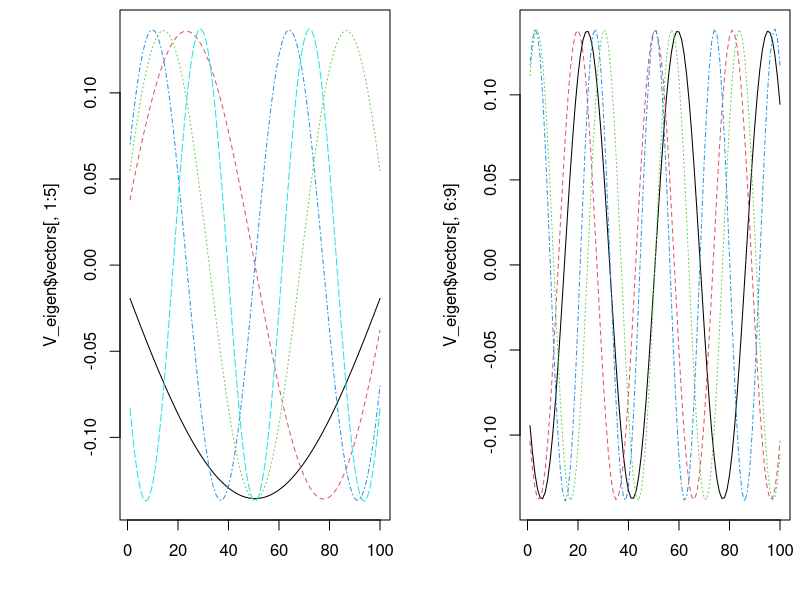
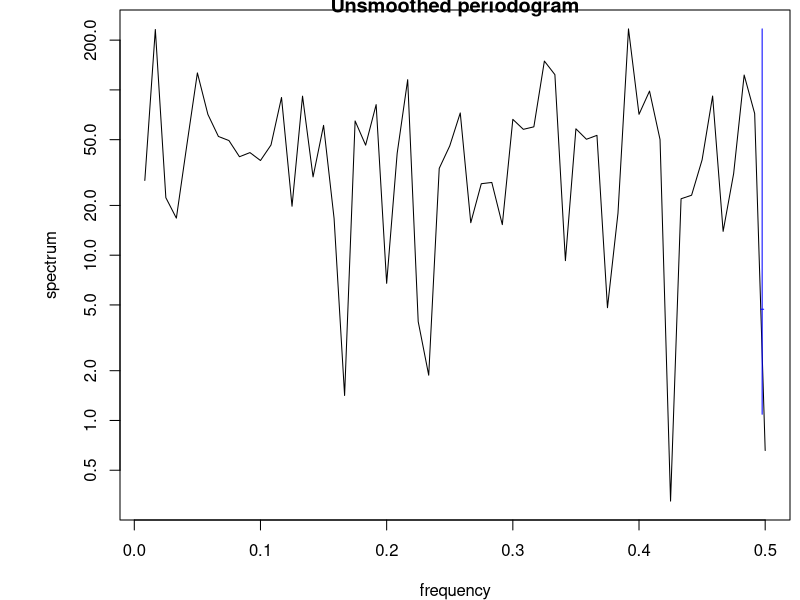
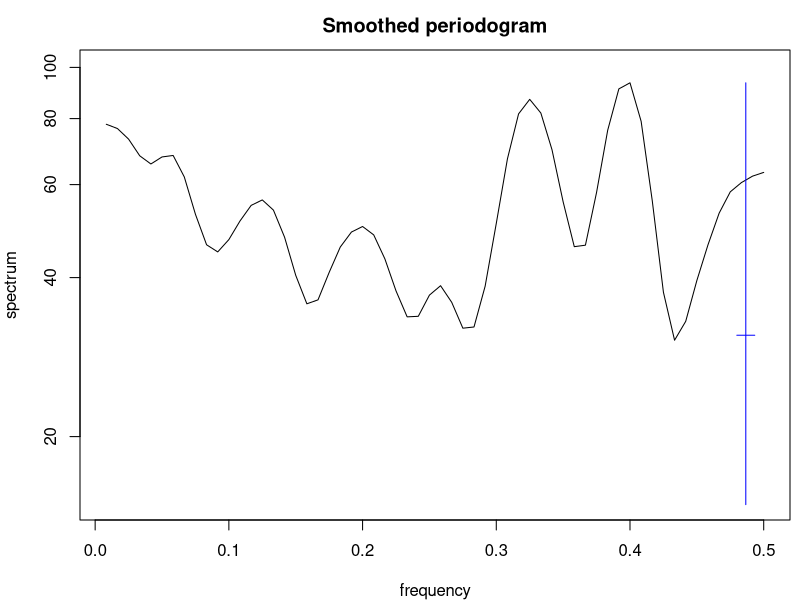
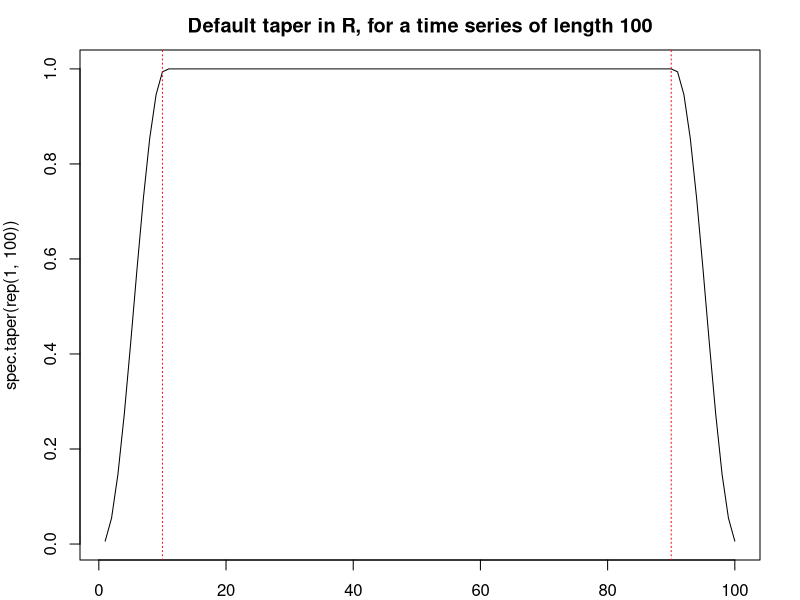
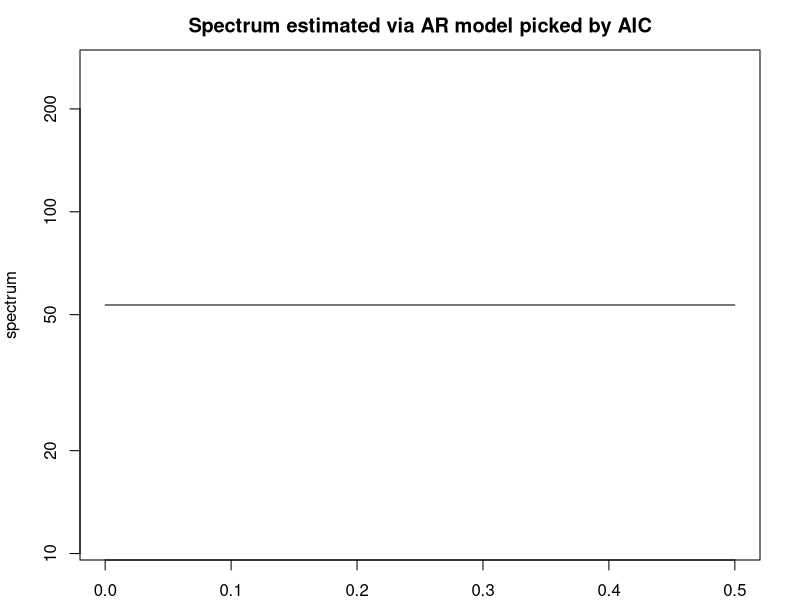
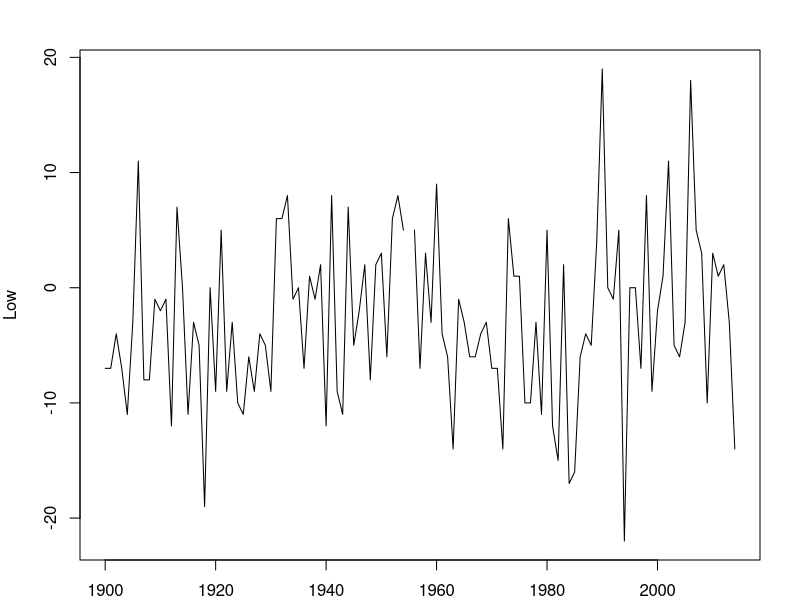

These charts were generated, in order, by the following R code:
## ----setup,echo=F,results=F,cache=F-------------------------------------------
myround<- function (x, digits = 1) {
  # taken from the broman package
  if (digits < 1) 
    stop("This is intended for the case digits >= 1.")
  if (length(digits) > 1) {
    digits <- digits[1]
    warning("Using only digits[1]")
  }
  tmp <- sprintf(paste("%.", digits, "f", sep = ""), x)
  zero <- paste0("0.", paste(rep("0", digits), collapse = ""))
  tmp[tmp == paste0("-", zero)] <- zero
  tmp
}

set.seed(2050320976)

options(
  keep.source=TRUE,
  encoding="UTF-8"
)



## ----eigen_code,echo=T,eval=F-------------------------------------------------
## N <- 100;  phi <- 0.8;  sigma <- 1
## V <- matrix(NA,N,N)
## for(m in 1:N) for(n in 1:N) V[m,n]<-sigma^2*phi^abs(m-n)/(1-phi^2)
## V_eigen <- eigen(V,symmetric=TRUE)
## matplot(V_eigen$vectors[,1:5],type="l")
## matplot(V_eigen$vectors[,6:9],type="l")


## ----eigen,echo=F,fig.width=6,fig.height=2.5,out.width="12cm"-----------------
oldpars <- par(mfrow=c(1,2))
par(mai=c(0.8,1.2,0.1,0.1))
N <- 100;  phi <- 0.8;  sigma <- 1
V <- matrix(NA,N,N)
for(m in 1:N) for(n in 1:N) V[m,n]<-sigma^2*phi^abs(m-n)/(1-phi^2)
V_eigen <- eigen(V,symmetric=TRUE)
matplot(V_eigen$vectors[,1:5],type="l")
matplot(V_eigen$vectors[,6:9],type="l")
par(oldpars)


## ----evals--------------------------------------------------------------------
round(V_eigen$values[1:9],2)


## ----weather_data_file,eval=F,echo=F------------------------------------------
## system("head ann_arbor_weather.csv",intern=TRUE)


## ----weather_data-------------------------------------------------------------
y <- read.table(file="ann_arbor_weather.csv",header=TRUE)
head(y[,1:9],3)


## ----replace_na---------------------------------------------------------------
low <- y$Low
low[is.na(low)] <- mean(low, na.rm=TRUE)


## ----periodogram--------------------------------------------------------------
spectrum(low, main="Unsmoothed periodogram")


## ----smoothed_periodogram_code,echo=T,eval=F----------------------------------
## spectrum(low, spans=c(3,5,3), main="Smoothed periodogram",
##   ylim=c(15,100))


## ----smoothed_periodogram,echo=F,fig.width=6,fig.height=3,out.width="12cm"----
par(mai=c(0.8,0.8,0.5,0.1))
spectrum(low, spans=c(3,5,3), main="Smoothed periodogram",
  ylim=c(15,100))


## ----taper_plot_code,echo=T,eval=F--------------------------------------------
## plot(spec.taper(rep(1,100)),type="l",
##   main="Default taper in R, for a time series of length 100")
## abline(v=c(10,90),lty="dotted",col="red")


## ----taper_plot,echo=F,fig.width=5,fig.height=2.5,out.width="8cm"-------------
par(mai=c(0.4,0.8,0.5,0.4)) 
plot(spec.taper(rep(1,100)),type="l",
  main="Default taper in R, for a time series of length 100")
abline(v=c(10,90),lty="dotted",col="red") 


## ----ar_periodogram_code,eval=F,echo=T----------------------------------------
## spectrum(low,method="ar",
##   main="Spectrum estimated via AR model picked by AIC")


## ----ar_periodogram,echo=F,fig.width=5,fig.height=2.5,out.width="11cm"--------
par(mai=c(0.4,0.8,0.5,0.4))
spectrum(low,method="ar",
  main="Spectrum estimated via AR model picked by AIC")


## ----poly_fit-----------------------------------------------------------------
lm0 <- lm(Low~1,data=y)
lm1 <- lm(Low~Year,data=y)
lm2 <- lm(Low~Year+I(Year^2),data=y)
lm3 <- lm(Low~Year+I(Year^2)+I(Year^3),data=y)
poly_aic <- matrix( c(AIC(lm0),AIC(lm1),AIC(lm2),AIC(lm3)), nrow=1,
   dimnames=list("<b>AIC</b>", paste("order",0:3)))
require(knitr)
kable(poly_aic,digits=1)


## ----plot_jan_temp,fig.width=5------------------------------------------------
plot(Low~Year,data=y,type="l")


## ----read_glob_temp-----------------------------------------------------------
Z <- read.table("Global_Temperature.txt",header=TRUE)
global_temp <- Z$Annual[Z$Year %in% y$Year]
lm_global <- lm(Low~global_temp,data=y)
AIC(lm_global)


## ----glob_temp_fit------------------------------------------------------------
summary(lm_global)

